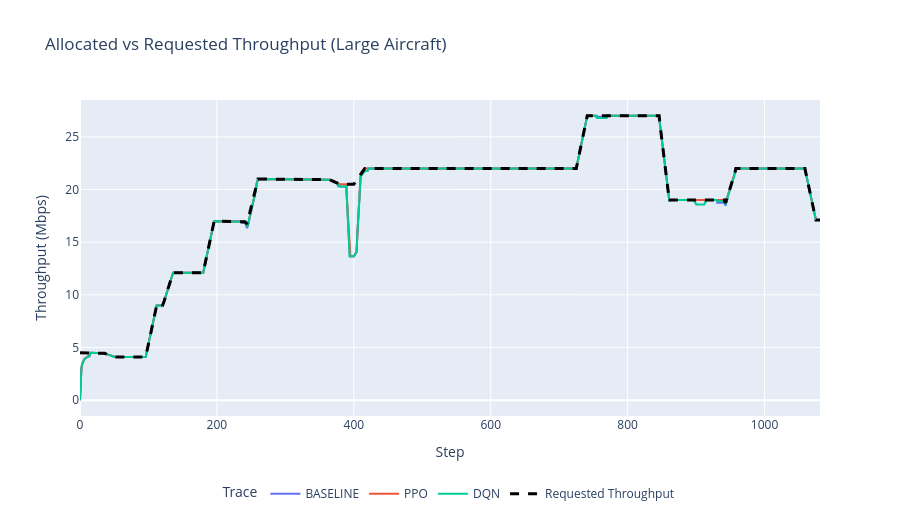

Notebook code for this chart:
### Code cell
SCENARIO = "load_cycle_1"
plot_df = data[data["scenario"] == SCENARIO].copy()

if len(plot_df) == 0:
    print(f"No data found for scenario: {SCENARIO}")
else:
    plot_df = plot_df.sort_values(["agent", "step"])

    # Show ODT_FINETUNED as ODT in legend
    display_map = {"ODT_FINETUNED": "ODT"}

    # Requested plotting order
    plot_order = ["BASELINE", "PPO", "DQN", "ODT_FINETUNED"]

    plot_df["throughput_alloc_mbps"] = pd.to_numeric(
        plot_df.get("transmission_rate_mbps", np.nan), errors="coerce"
    )

    ref_agent = sorted(plot_df["agent"].unique())[0]
    req_df = plot_df[plot_df["agent"] == ref_agent].copy()
    req_df["throughput_req_mbps"] = pd.to_numeric(
        req_df.get("throughput_req", np.nan), errors="coerce"
    )

    plot_df["alloc_smooth"] = (
        plot_df.groupby("agent")["throughput_alloc_mbps"]
               .transform(lambda s: s.rolling(15, min_periods=1).mean())
    )
    req_df["req_smooth"] = req_df["throughput_req_mbps"].rolling(15, min_periods=1).mean()

    fig = go.Figure()

    # Add traces in fixed order
    for agent in plot_order:
        g = plot_df[plot_df["agent"] == agent]
        if g.empty:
            continue
        fig.add_trace(
            go.Scatter(
                x=g["step"],
                y=g["alloc_smooth"],
                mode="lines",
                name=display_map.get(agent, agent),
            )
        )

    # Requested Throughput last (on top)
    fig.add_trace(
        go.Scatter(
            x=req_df["step"],
            y=req_df["req_smooth"],
            mode="lines",
            name="Requested Throughput",
            line=dict(color="black", dash="dash", width=3),
        )
    )

    fig.update_layout(
        height=520,
        title="Allocated vs Requested Throughput (Large Aircraft)",
        xaxis_title="Step",
        yaxis_title="Throughput (Mbps)",
        legend_title="Trace",
        legend=dict(
            orientation="h",
            yanchor="top",
            y=-0.2,
            xanchor="center",
            x=0.5
        ),
        margin=dict(b=100),
    )
    fig.show()

### Figure 1 — Plotly figure (JSON) as saved in the notebook; plotly's stock layout.template omitted (floating-point values rounded to 4 significant figures; data arrays with more than 128 entries replaced by an {"elided": "..."} marker saying what was removed)
{"data": [{"mode": "lines", "name": "BASELINE", "type": "scatter", "x": {"elided": "1082 int values"}, "y": {"elided": "1082 float values"}}, {"mode": "lines", "name": "PPO", "type": "scatter", "x": {"elided": "1082 int values"}, "y": {"elided": "1082 float values"}}, {"mode": "lines", "name": "DQN", "type": "scatter", "x": {"elided": "1082 int values"}, "y": {"elided": "1082 float values"}}, {"line": {"color": "black", "dash": "dash", "width": 3}, "mode": "lines", "name": "Requested Throughput", "type": "scatter", "x": {"elided": "1082 int values"}, "y": {"elided": "1082 float values"}}], "layout": {"height": 520, "legend": {"orientation": "h", "title": {"text": "Trace"}, "x": 0.5, "xanchor": "center", "y": -0.2, "yanchor": "top"}, "margin": {"b": 100}, "title": {"text": "Allocated vs Requested Throughput (Large Aircraft)"}, "xaxis": {"title": {"text": "Step"}}, "yaxis": {"title": {"text": "Throughput (Mbps)"}}}}
